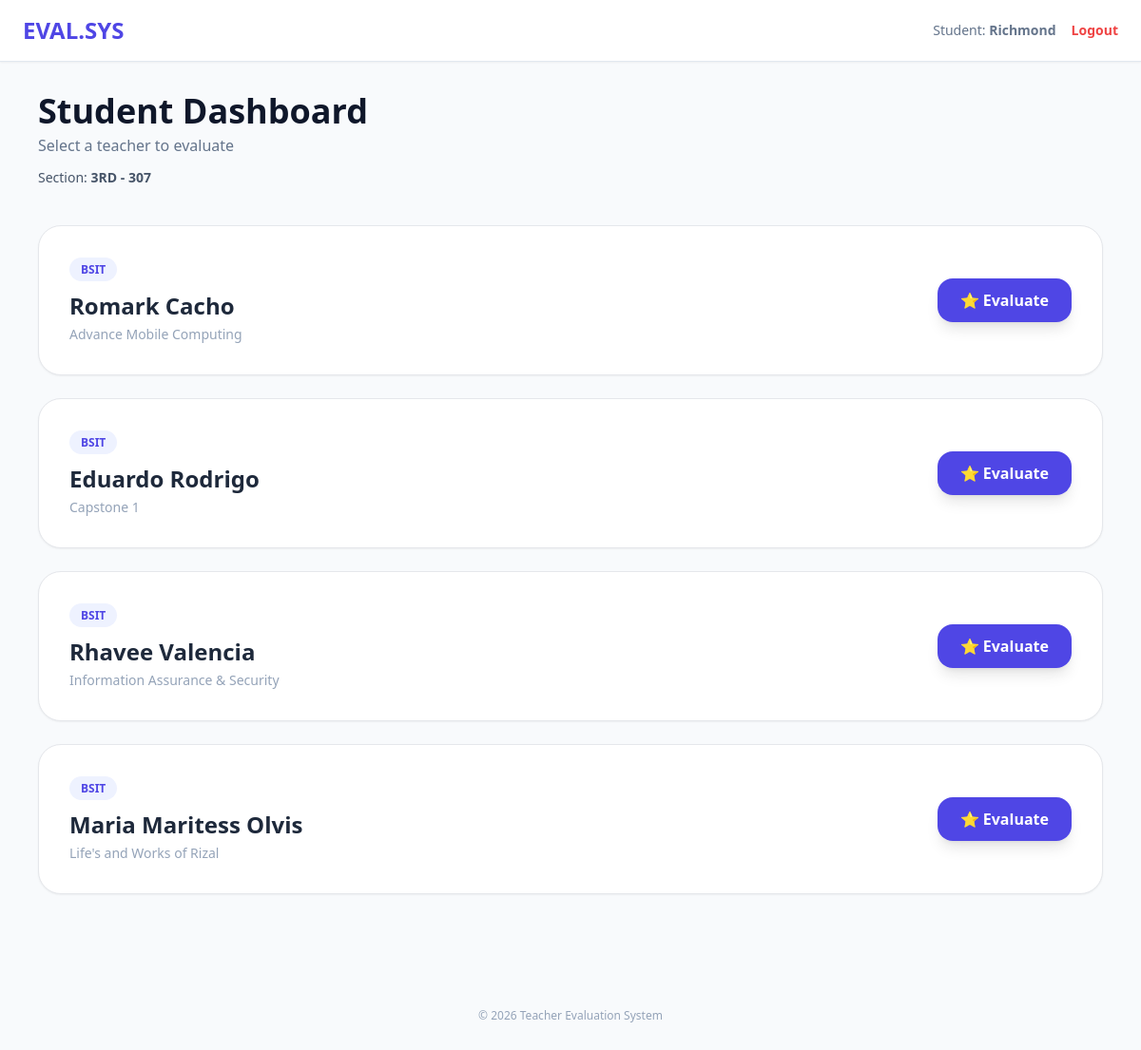
Screenshot of /student/ (signed in) with the database file from the repository.
### evaluations/models.py (models this page shows, shortened)
class Profile(models.Model):
    ROLE_CHOICES = [
        ('STUDENT', 'Student'),
        ('PH', 'Program Head'),
        ('DEAN', 'Dean'),
    ]
    user = models.OneToOneField(User, on_delete=models.CASCADE)
    role = models.CharField(max_length=10, choices=ROLE_CHOICES, default='STUDENT')
    department = models.CharField(max_length=100, blank=True, null=True)
    year_level = models.CharField(max_length=4, blank=True, null=True)
    section = models.CharField(max_length=3, blank=True, null=True)

class Teacher(models.Model):
    name = models.CharField(max_length=100)
    department = models.CharField(max_length=100)
    subject = models.CharField(max_length=100)
    year_level = models.CharField(max_length=4, choices=YEAR_LEVEL_CHOICES)
    section = models.CharField(max_length=3)

### evaluations/views.py (the view)
# urls.py: path('student/', views.student_dashboard, name='student_dashboard'),
@login_required
def student_dashboard(request):
    profile = get_profile(request.user)
    teachers = Teacher.objects.filter(
        year_level=profile.year_level,
        section=profile.section,
        department=profile.department
    )
    evaluated = Evaluation.objects.filter(
        rater=request.user
    ).values_list('teacher_id', flat=True)
    return render(request, 'evaluations/student_dashboard.html', {
        'teachers': teachers,
        'evaluated_ids': list(evaluated),
        'profile': profile
    })

### evaluations/views.py (called while the page is built)
def get_profile(user):
    profile, created = Profile.objects.get_or_create(user=user)
    if not profile.role:
        profile.role = "STUDENT"
    if not profile.year_level:
        profile.year_level = "1ST"
    if not profile.section:
        profile.section = "101"
    if not profile.department:
        profile.department = "BSIT"
    profile.save()
    return profile

### evaluations/templates/evaluations/student_dashboard.html (shortened to what this page needs)
<!DOCTYPE html>
<html lang="en">
<head>
    <script src="https://cdn.tailwindcss.com"></script>
</head>
<body class="bg-slate-50 min-h-screen">
<nav class="bg-white border-b border-slate-200 p-4 mb-8 shadow-sm">
    <div class="max-w-6xl mx-auto flex justify-between items-center">
        <a href="{% url 'student_dashboard' %}" class="text-2xl font-black text-indigo-600">
            EVAL.SYS
        </a>
        <div class="flex items-center gap-4">
            <span class="text-sm text-slate-500">
                Student: <strong>{{ user.username }}</strong>
            </span>
            <a href="{% url 'logout' %}"
               class="text-sm font-bold text-red-500 hover:text-red-700">
                Logout
            </a>
        </div>
    </div>
</nav>
<div class="max-w-6xl mx-auto px-4">
    <div class="mb-10">
        <h1 class="text-4xl font-black text-slate-900">
            Student Dashboard
        </h1>
        <p class="text-slate-500 mt-1">
            Select a teacher to evaluate
        </p>
        <div class="mt-3 text-sm text-slate-600">
            Section:
            <strong>
                {{ profile.year_level|default:"Not Set" }} - {{ profile.section|default:"Not Set" }}
            </strong>
        </div>
    </div>
    <div class="grid gap-6">
        {% for teacher in teachers %}
        <div class="bg-white p-8 rounded-3xl shadow-sm border flex flex-col md:flex-row justify-between items-center hover:shadow-lg transition">
            <div class="text-center md:text-left">
                <span class="px-3 py-1 bg-indigo-50 text-indigo-600 text-xs font-bold rounded-full">
                    {{ teacher.department|default:"N/A" }}
                </span>
                <h2 class="text-2xl font-extrabold text-slate-800 mt-3">
                    {{ teacher.name }}
                </h2>
                <p class="text-slate-400 text-sm mt-1">
                    {{ teacher.subject }}
                </p>
            </div>
            <div class="mt-6 md:mt-0">
                {% if teacher.id in evaluated_ids %}
                    <button disabled
                        class="bg-emerald-100 text-emerald-600 px-6 py-3 rounded-2xl font-bold border border-emerald-200 cursor-not-allowed">
                        ✔ Already Evaluated
                    </button>
                {% else %}
                    <a href="{% url 'submit_eval' teacher.id %}"
                       class="bg-indigo-600 hover:bg-indigo-700 text-white px-6 py-3 rounded-2xl font-bold shadow-lg transition">
                        ⭐ Evaluate
                    </a>
                {% endif %}
            </div>
        </div>
        {% endfor %}
    </div>
</div>
<footer class="mt-20 py-10 text-center text-slate-400 text-xs">
    &copy; 2026 Teacher Evaluation System
</footer>
</body>
</html>

### rows the page displays
Profile: year_level "3RD", section "307"
Teacher: department "BSIT", name "Romark Cacho", subject "Advance Mobile Computing", shows "⭐ Evaluate"
Teacher: department "BSIT", name "Eduardo Rodrigo", subject "Capstone 1", shows "⭐ Evaluate"
Teacher: department "BSIT", name "Rhavee Valencia", subject "Information Assurance & Security", shows "⭐ Evaluate"
Teacher: department "BSIT", name "Maria Maritess Olvis", subject "Life's and Works of Rizal", shows "⭐ Evaluate"

### other values shown
{{ user.username }} "Richmond"
